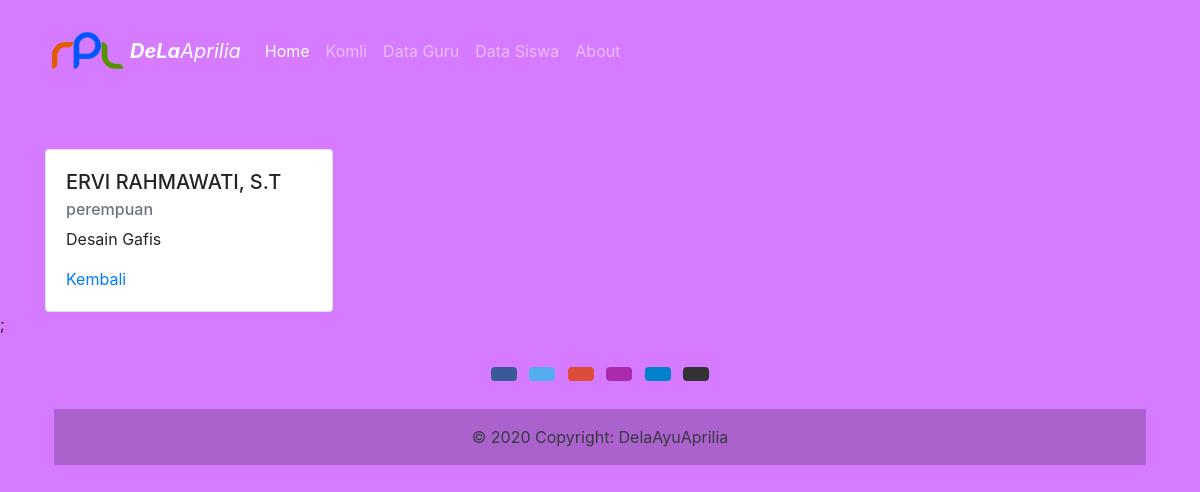
Screenshot of /public/guru/detail/11 with the database file from the repository.
### tables this page shows
CREATE TABLE `guru` (
  `id` int(11) NOT NULL,
  `nama` varchar(255) NOT NULL,
  `jenis_kelamin` varchar(50) NOT NULL,
  `pelajaran` varchar(255) NOT NULL
);

### app/core/Controller.php (called while the page is built, shortened)
<?php
class Controller {
    public function view($view, $data = []) {
        require_once "../app/view/" . $view . '.php';
    }
    public function model($model) {
        return new $model;
    }
}

### app/controller/Guru.php (called while the page is built, shortened)
<?php
class Guru extends Controller
{
    public function detail($id)
    {
        $data['judul'] = "Detail Guru";
        $data['guru'] = $this->model("Guru_model")->getBlogById($id);
        $this->view('guru/detail', $data);
    }
}

### app/core/App.php (called while the page is built, shortened)
<?php
class App
{
    protected $method = "index";
    protected $params = [];
    public function __construct()
    {
        $url = $this->parseURL();
        if(isset($url[0])) {
            if(file_exists('../app/controller/' . $url[0] . '.php')) {
                unset($url[0]);
        }
        }
            $this->controller = new $this->controller;
        if(isset($url[1]))
        {
            if(method_exists($this->controller, $url[1])) {
                $this->method= $url[1];
                unset($url[1]);
            }
        }
        if(!empty($url)) {
            $this->params = array_values($url);
        }
        call_user_func_array(
            [$this->controller, $this->method], $this->params);
    }
    public function parseURL()
    {
        if (isset($_GET['url'])) {
            $url = rtrim($_GET['url'], "/");
            $url = filter_var($url, FILTER_SANITIZE_URL);
            $url = explode('/', $url);
            return $url;
        }
    }
}
?>

### public/index.php (called while the page is built, shortened)
<?php
 $app = new App;

### app/core/Database.php (called while the page is built, shortened)
<?php
class Database {
    private $host = DB_HOST;
    private $user = DB_USER;
    private $pass = DB_PASS;
    private $db_name = DB_NAME;
    private $dbh;
    private $stmt;
    public function __construct()
    {
        $dsn = 'mysql:host=' . $this->host . ';dbname=' . $this->db_name;
        $option = [
            PDO::ATTR_PERSISTENT => true,
            PDO::ATTR_ERRMODE => PDO::ERRMODE_EXCEPTION
        ];
        try {
            $this->dbh = new PDO($dsn, $this->user, $this->pass, $option);
        } catch(PDOException $e) {
            die($e->getMessage());
        }
    }
    public function query($query)
    {
        $this->stmt = $this->dbh->prepare($query);
    }
    public function bind($param, $value, $type = null)
    {
        if( is_null($type) ) {
            switch( true ) {
                default :
                    $type = PDO::PARAM_STR;
            }
        }
        $this->stmt->bindValue($param, $value, $type);
    }
    public function execute()
    {
        $this->stmt->execute();
    }
    public function resultsingle()
    {
        $this->execute();
        return $this->stmt->fetch(PDO::FETCH_ASSOC);
    }
}

### app/view/guru/detail.php (the view)
<div class="container mt-5">
    <div class="card" style="width: 18rem;">
    <div class="card-body">
        <h5 class="card-title"><?= $data['guru']['nama']; ?></h5>
        <h6 class=" card-subtitle mb-2 text-muted"><?= $data['guru']['jenis_kelamin']; ?></h6>
        <p class="card-text"><?= $data['guru']['pelajaran']; ?></p>
        <a href=" <?= BASE_URL; ?>/guru" class="card-link">Kembali</a>
    </div>
    </div>
</div>

### app/view/templates/header.php (style rules this page uses)
body { background-color: #D67BFF; }

### rows the page displays
guru: nama "ERVI RAHMAWATI, S.T", jenis_kelamin "perempuan", pelajaran "Desain Gafis"
